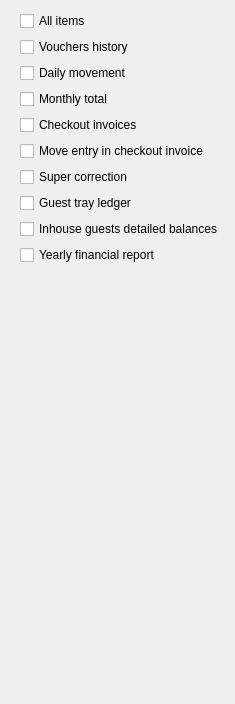
     <widget class="QWidget" name="tabBookeeping">
      <attribute name="title">
       <string>Bookeeping</string>
      </attribute>
      <layout class="QVBoxLayout" name="verticalLayout_3">
       <property name="leftMargin">
        <number>20</number>
       </property>
       <item>
        <widget class="EQCheckBox" name="chMenuBookeeping">
         <property name="text">
          <string>All items</string>
         </property>
         <property name="Tag" stdset="0">
          <number>9</number>
         </property>
        </widget>
       </item>
       <item>
        <widget class="EQCheckBox" name="chVaucherHistory">
         <property name="text">
          <string>Vouchers history</string>
         </property>
         <property name="Tag" stdset="0">
          <number>37</number>
         </property>
        </widget>
       </item>
       <item>
        <widget class="EQCheckBox" name="chDailyMovement">
         <property name="text">
          <string>Daily movement</string>
         </property>
         <property name="Tag" stdset="0">
          <number>30</number>
         </property>
        </widget>
       </item>
       <item>
        <widget class="EQCheckBox" name="chMonthlyTotal">
         <property name="text">
          <string>Monthly total</string>
         </property>
         <property name="Tag" stdset="0">
          <number>31</number>
         </property>
        </widget>
       </item>
       <item>
        <widget class="EQCheckBox" name="chCheckoutInvoices">
         <property name="text">
          <string>Checkout invoices</string>
         </property>
         <property name="Tag" stdset="0">
          <number>33</number>
         </property>
        </widget>
       </item>
       <item>
        <widget class="EQCheckBox" name="chMoveInvoiceItem">
         <property name="text">
          <string>Move entry in checkout invoice</string>
         </property>
         <property name="Tag" stdset="0">
          <number>80</number>
         </property>
        </widget>
       </item>
       <item>
        <widget class="EQCheckBox" name="chSuperCorrection">
         <property name="text">
          <string>Super correction</string>
         </property>
         <property name="Tag" stdset="0">
          <number>27</number>
         </property>
        </widget>
       </item>
       <item>
        <widget class="EQCheckBox" name="chBookHGuestTrayLegder">
         <property name="text">
          <string>Guest tray ledger</string>
         </property>
         <property name="Tag" stdset="0">
          <number>107</number>
         </property>
        </widget>
       </item>
       <item>
        <widget class="EQCheckBox" name="chInhouseDetailedBalance">
         <property name="text">
          <string>Inhouse guests detailed balances</string>
         </property>
         <property name="Tag" stdset="0">
          <number>108</number>
         </property>
        </widget>
       </item>
       <item>
        <widget class="EQCheckBox" name="chYeralyFinancial">
         <property name="text">
          <string>Yearly financial report</string>
         </property>
         <property name="Tag" stdset="0">
          <number>109</number>
         </property>
        </widget>
       </item>
       <item>
        <spacer name="verticalSpacer_4">
         <property name="orientation">
          <enum>Qt::Vertical</enum>
         </property>
         <property name="sizeHint" stdset="0">
          <size>
           <width>20</width>
           <height>428</height>
          </size>
         </property>
        </spacer>
       </item>
      </layout>
     </widget>
